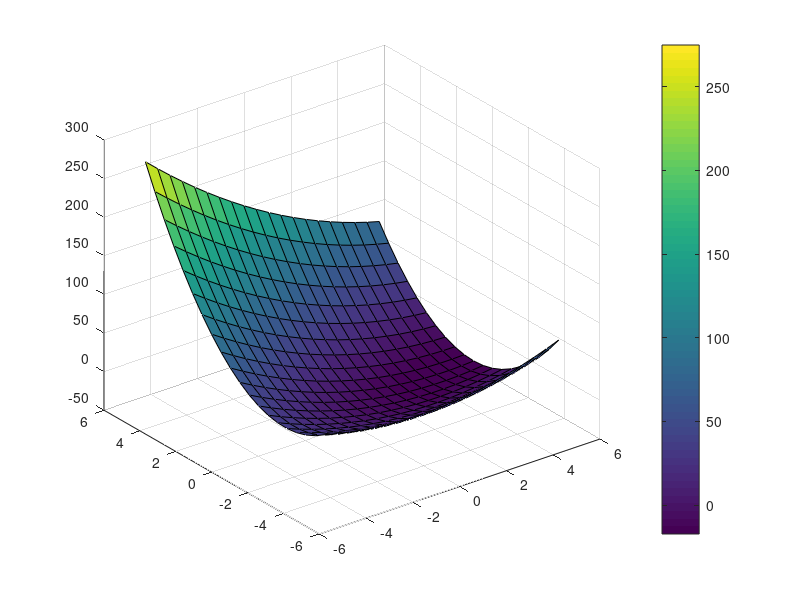

Write MATLAB code to recreate this figure.
f = @(x, y) -8*x + x.^2 + 12*y + 4*y.^2 - 2*x.*y;
%a) graphical
[X, Y] = meshgrid(linspace(-5, 5, 20), linspace(-5, 5, 20));
Z = f(X, Y);
surf(X, Y, Z)
colorbar
pause

%b) fminsearch
fnew = @(x) f(x(1), x(2));
[x,z] = fminsearch(fnew, [0,0])
%c) substitute b) into a)
fnew(x)

